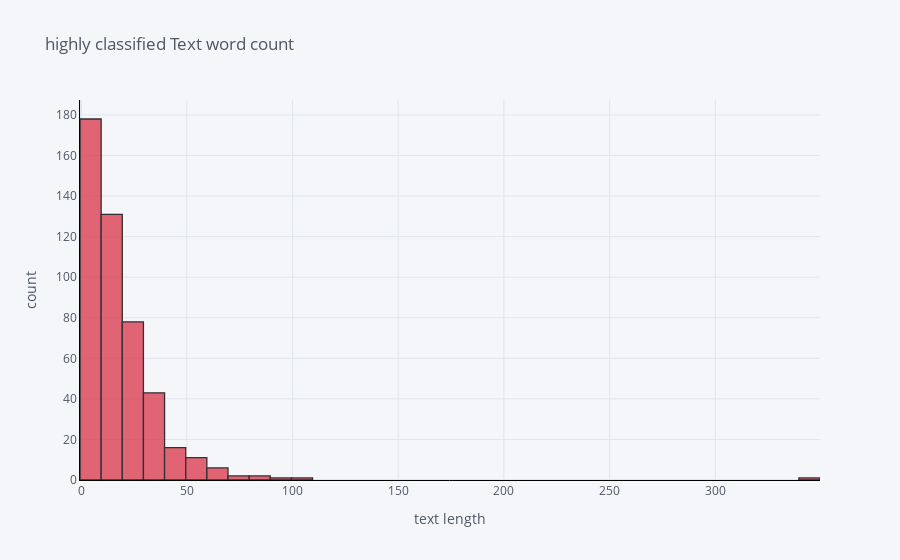
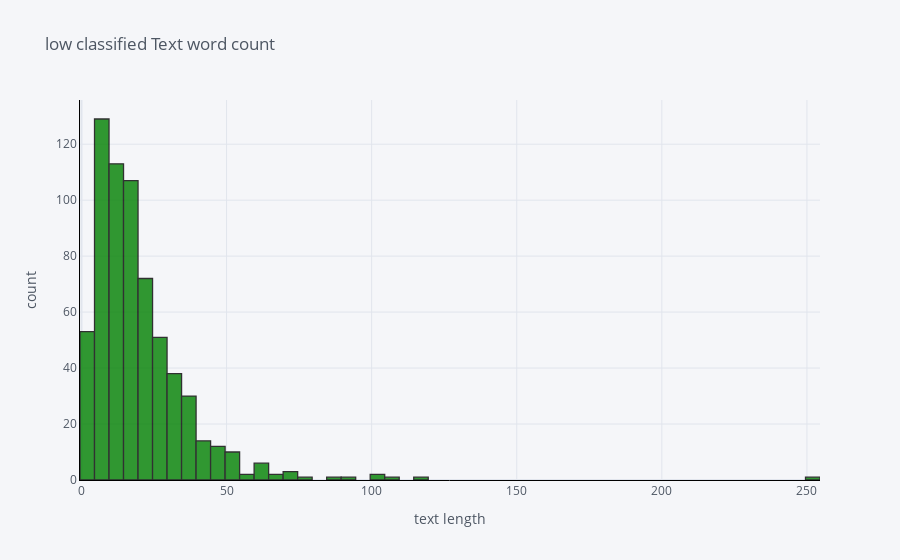
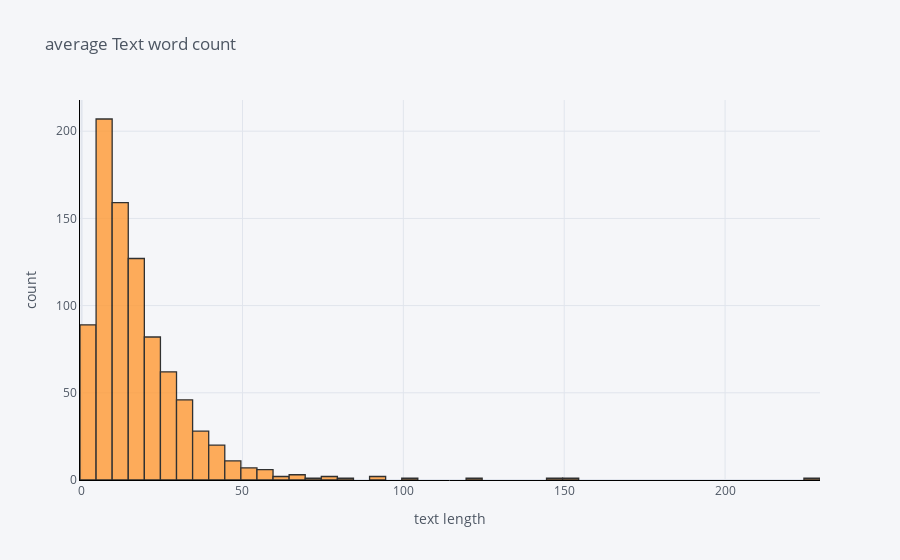

The cell these charts' notebook holds for them, in order:
### Markdown cell above
### Text word count analysis

### Code cell
high['text_word_count'].iplot(
    kind='hist',
    bins=50,
    xTitle='text length',
    linecolor='black',
    color='red',
    yTitle='count',
    title='highly classified Text word count')

low['text_word_count'].iplot(
    kind='hist',
    bins=50,
    xTitle='text length',
    linecolor='black',
    color='green',
    yTitle='count',
    title='low classified Text word count')
average['text_word_count'].iplot(
    kind='hist',
    bins=50,
    xTitle='text length',
    linecolor='black',
    yTitle='count',
    title='average Text word count')

### Figure 1 — Plotly figure (JSON) as saved in the notebook; plotly's stock layout.template omitted (floating-point values rounded to 4 significant figures; data arrays with more than 128 entries replaced by an {"elided": "..."} marker saying what was removed)
{"data": [{"histfunc": "count", "histnorm": "", "marker": {"color": "rgba(219, 64, 82, 1.0)", "line": {"color": "#000000", "width": 1.3}}, "name": "text_word_count", "nbinsx": 50, "opacity": 0.8, "orientation": "v", "type": "histogram", "x": {"elided": "470 int values"}}], "layout": {"barmode": "overlay", "legend": {"bgcolor": "#F5F6F9", "font": {"color": "#4D5663"}}, "paper_bgcolor": "#F5F6F9", "plot_bgcolor": "#F5F6F9", "title": {"font": {"color": "#4D5663"}, "text": "highly classified Text word count"}, "xaxis": {"gridcolor": "#E1E5ED", "linecolor": "black", "showgrid": true, "tickfont": {"color": "#4D5663"}, "title": {"font": {"color": "#4D5663"}, "text": "text length"}, "zerolinecolor": "#E1E5ED"}, "yaxis": {"gridcolor": "#E1E5ED", "linecolor": "black", "showgrid": true, "tickfont": {"color": "#4D5663"}, "title": {"font": {"color": "#4D5663"}, "text": "count"}, "zerolinecolor": "#E1E5ED"}}}

### Figure 2 — Plotly figure (JSON) as saved in the notebook; plotly's stock layout.template omitted (floating-point values rounded to 4 significant figures; data arrays with more than 128 entries replaced by an {"elided": "..."} marker saying what was removed)
{"data": [{"histfunc": "count", "histnorm": "", "marker": {"color": "rgba(0, 128, 0, 1.0)", "line": {"color": "#000000", "width": 1.3}}, "name": "text_word_count", "nbinsx": 50, "opacity": 0.8, "orientation": "v", "type": "histogram", "x": {"elided": "650 int values"}}], "layout": {"barmode": "overlay", "legend": {"bgcolor": "#F5F6F9", "font": {"color": "#4D5663"}}, "paper_bgcolor": "#F5F6F9", "plot_bgcolor": "#F5F6F9", "title": {"font": {"color": "#4D5663"}, "text": "low classified Text word count"}, "xaxis": {"gridcolor": "#E1E5ED", "linecolor": "black", "showgrid": true, "tickfont": {"color": "#4D5663"}, "title": {"font": {"color": "#4D5663"}, "text": "text length"}, "zerolinecolor": "#E1E5ED"}, "yaxis": {"gridcolor": "#E1E5ED", "linecolor": "black", "showgrid": true, "tickfont": {"color": "#4D5663"}, "title": {"font": {"color": "#4D5663"}, "text": "count"}, "zerolinecolor": "#E1E5ED"}}}

### Figure 3 — Plotly figure (JSON) as saved in the notebook; plotly's stock layout.template omitted (floating-point values rounded to 4 significant figures; data arrays with more than 128 entries replaced by an {"elided": "..."} marker saying what was removed)
{"data": [{"histfunc": "count", "histnorm": "", "marker": {"color": "rgba(255, 153, 51, 1.0)", "line": {"color": "#000000", "width": 1.3}}, "name": "text_word_count", "nbinsx": 50, "opacity": 0.8, "orientation": "v", "type": "histogram", "x": {"elided": "860 int values"}}], "layout": {"barmode": "overlay", "legend": {"bgcolor": "#F5F6F9", "font": {"color": "#4D5663"}}, "paper_bgcolor": "#F5F6F9", "plot_bgcolor": "#F5F6F9", "title": {"font": {"color": "#4D5663"}, "text": "average Text word count"}, "xaxis": {"gridcolor": "#E1E5ED", "linecolor": "black", "showgrid": true, "tickfont": {"color": "#4D5663"}, "title": {"font": {"color": "#4D5663"}, "text": "text length"}, "zerolinecolor": "#E1E5ED"}, "yaxis": {"gridcolor": "#E1E5ED", "linecolor": "black", "showgrid": true, "tickfont": {"color": "#4D5663"}, "title": {"font": {"color": "#4D5663"}, "text": "count"}, "zerolinecolor": "#E1E5ED"}}}
